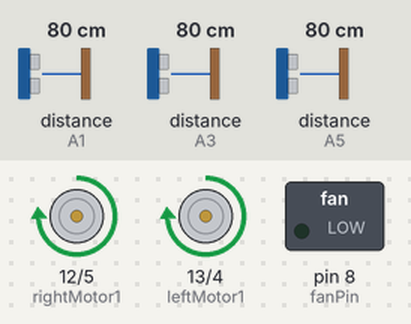
This sketch was run on a simulated Arduino Uno, built with avr-gcc and run on an emulated ATmega328P. Parts: motor-driver pin pairs drawn as motors (green arrow = first pin HIGH = forward, orange = second pin HIGH = backward, longer = more drive, scaled by the enable pin), switched loads named in the sketch (green lamp = pin HIGH). The test bench sets the inputs (shaded band); at power-on: distance to the obstacle (sensors on A1, A3, A5) 80 cm. Random numbers use the default seed unless the sketch sets one.

Above: at 1.2 s.
1.3 s: distance to the obstacle (sensor on A1) set to 28 cm
2.8 s: distance to the obstacle (sensor on A1) set to 22 cm
At 3.1 s:
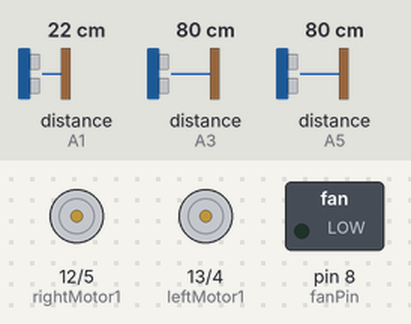
At 3.97 s:
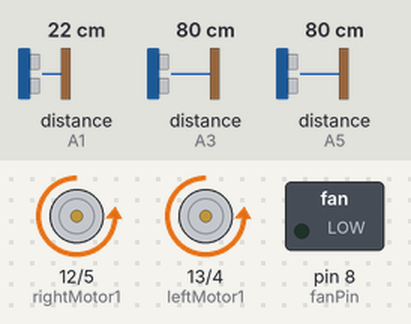
5.8 s: distance to the obstacle (sensor on A1) set to 35 cm
7.8 s: distance to the obstacle (sensor on A1) set to 2 cm
At 10.5 s:
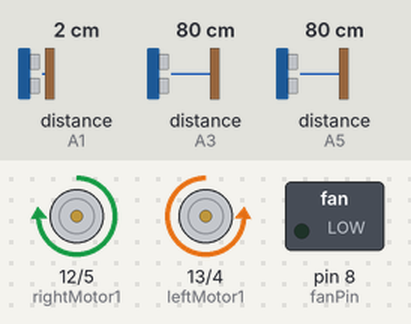
Timing chart, 0 to 22.1 s (numbered marks = the images above; inputs shaded):
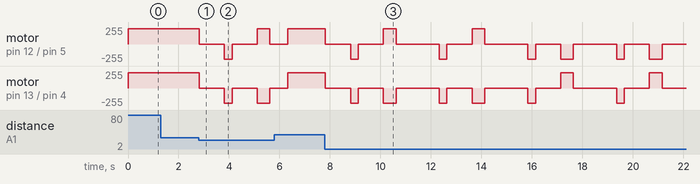

Measured:
- the behaviour switches between 25 and 24 cm on distance to the obstacle (sensor on A1) (found by bisection; images 0 and 1)
- after the input at 1.3 s, every drawn part: stays the same

The sketch:

Arduino_Code.ino
```cpp
#include <HCSR04.h>

UltraSonicDistanceSensor ultrasonic1(A0, A1);
UltraSonicDistanceSensor ultrasonic2(A2, A3);
UltraSonicDistanceSensor ultrasonic3(A4, A5);   // Add a third ultrasonic sensor

float distance1, distance2, distance3;   // Declare a variable for each sensor distance
int rightMotor1 = 12;
int rightMotor2 = 5;
int leftMotor1 =13;
int leftMotor2 = 4;
int enA = 9;
int enB = 3;

int fanPin = 8;

void setup() {
  Serial.begin(9600);
  pinMode(rightMotor1, OUTPUT);
  pinMode(rightMotor2, OUTPUT);
  pinMode(leftMotor1, OUTPUT);
  pinMode(leftMotor2, OUTPUT);
  pinMode(enA, OUTPUT);
  pinMode(enB, OUTPUT);
  pinMode(fanPin, OUTPUT);
}

void loop() {

  byte command = Serial.read();

  if (command == 'u') {
    stop();
    digitalWrite(fanPin, LOW);
    delay(1000);
  }
  else if (command == 'f') {
    digitalWrite(fanPin, HIGH);
  }
  else if (command == 's') {
    stop();
  }


  // Measure the distance for each sensor
  distance1 = ultrasonic1.measureDistanceCm();
  distance2 = ultrasonic2.measureDistanceCm();
  distance3 = ultrasonic3.measureDistanceCm();

  // Check if any of the sensors detect an obstacle
  if ((distance1 > -1 && distance1 < 25) || (distance2 > -1 && distance2 < 15) || (distance3 > -1 && distance3 < 15)) {
    stop();
    delay(1000);
    gobackward();
    delay(300);
    stop();
    delay(1000);
    if (random(0, 2) == 0) {
      goRight();
    } else {
      goLeft();
    }
    delay(500);
    stop();
    delay(700);
  }
  else {
    goForward();
  }

  if (Serial.available() && Serial.read() == 'q') {
    stop();
  }
}

void goForward() {
  analogWrite(enA, 230);
  analogWrite(enB, 230);
  digitalWrite(rightMotor1, HIGH);
  digitalWrite(rightMotor2, LOW);
  digitalWrite(leftMotor1, HIGH);
  digitalWrite(leftMotor2, LOW);
}

void gobackward() {
  analogWrite(enA, 230);
  analogWrite(enB, 230);
  digitalWrite(rightMotor1, LOW);
  digitalWrite(rightMotor2, HIGH);
  digitalWrite(leftMotor1, LOW);
  digitalWrite(leftMotor2, HIGH);
}

void goRight() {
  analogWrite(enA, 230);
  analogWrite(enB, 230);
  digitalWrite(rightMotor1, LOW);
  digitalWrite(rightMotor2, HIGH);
  digitalWrite(leftMotor1, HIGH);
  digitalWrite(leftMotor2, LOW);
}

void goLeft() {
  analogWrite(enA, 230);
  analogWrite(enB, 230);
  digitalWrite(rightMotor1, HIGH);
  digitalWrite(rightMotor2, LOW);
  digitalWrite(leftMotor1, LOW);
  digitalWrite(leftMotor2, HIGH);
}

void stop() {
  digitalWrite(rightMotor1, LOW);
  digitalWrite(rightMotor2, LOW);
  digitalWrite(leftMotor1, LOW);
  digitalWrite(leftMotor2, LOW);
}
```
